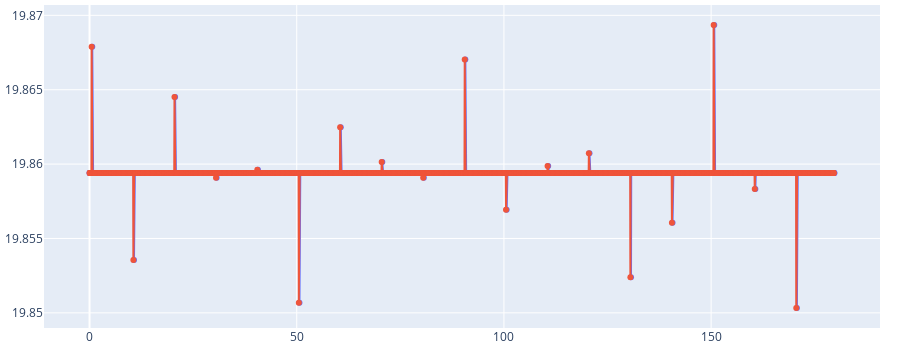

The code cell stored with this chart in its notebook:
### Code cell
usuario = np.random.randint(1600,1651)

atividade = np.random.randint(18)
print(usuario,atividade)
acc, gyr = readWISDM(usuario)
t1 = acc[2][acc[1]==labels[atividade]]/1000000000
t2 = gyr[2][gyr[1]==labels[atividade]]/1000000000
t1 = t1-t1[0]
t2 = t2-t2[0]
print(np.mean(1/np.diff(t1)))
print(np.std(1/np.diff(t1)))
fig = go.Figure(layout=go.Layout(height=350, width=900))
fig.add_trace(go.Scatter(x=t1,y=1/np.diff(t1), mode='lines+markers', showlegend=False))
fig.add_trace(go.Scatter(x=t2,y=1/np.diff(t2), mode='lines+markers', showlegend=False))
fig.update_layout(
    margin=dict(l=20, r=20, t=5, b=20)
)
fig.show()

### Figure 1 — Plotly figure (JSON) as saved in the notebook; plotly's stock layout.template omitted (floating-point values rounded to 4 significant figures; data arrays with more than 128 entries replaced by an {"elided": "..."} marker saying what was removed)
{"data": [{"mode": "lines+markers", "showlegend": false, "type": "scatter", "x": {"elided": "3572 float values"}, "y": {"elided": "3571 float values"}}, {"mode": "lines+markers", "showlegend": false, "type": "scatter", "x": {"elided": "3569 float values"}, "y": {"elided": "3568 float values"}}], "layout": {"height": 350, "margin": {"b": 20, "l": 20, "r": 20, "t": 5}, "width": 900}}
